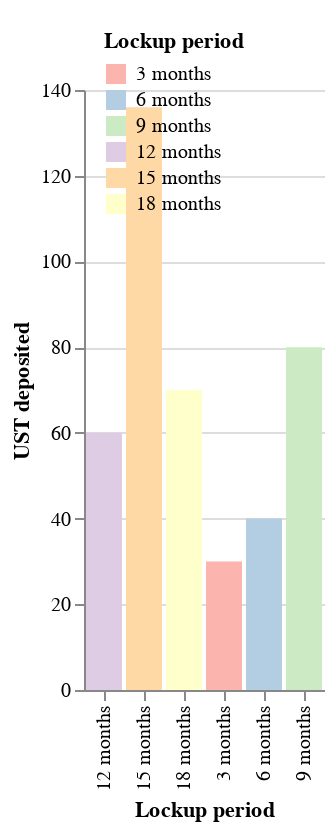

Notebook code cell kept with this figure:
### Code cell
pie_ust_chart = alt.Chart(last_duration_amount).mark_bar().encode(
    y=alt.Y(field="UST deposited", type="quantitative"),
    x=alt.X(field="Lockup period", type="nominal"),
    color=alt.Color("Lockup period",
            sort=['3 months','6 months',
                              '9 months','12 months',
                              '15 months','18 months'],
            scale=alt.Scale(scheme='pastel1'),
            legend=alt.Legend(
            orient='none',
            padding=10,
            legendY=-40,
            direction='vertical')),
    tooltip=["UST deposited","Lockup period"]
).configure_view(strokeOpacity=0)
pie_ust_chart

### Figure 1 — Vega-Lite specification as saved in the notebook (floating-point values rounded to 4 significant figures)
{"config": {"view": {"continuousWidth": 400, "continuousHeight": 300, "strokeOpacity": 0}}, "data": {"name": "data-2290367663b2b15b13a168216dcd1736"}, "mark": "bar", "encoding": {"color": {"field": "Lockup period", "legend": {"direction": "vertical", "legendY": -40, "orient": "none", "padding": 10}, "scale": {"scheme": "pastel1"}, "sort": ["3 months", "6 months", "9 months", "12 months", "15 months", "18 months"], "type": "nominal"}, "tooltip": [{"field": "UST deposited", "type": "quantitative"}, {"field": "Lockup period", "type": "nominal"}], "x": {"field": "Lockup period", "type": "nominal"}, "y": {"field": "UST deposited", "type": "quantitative"}}, "$schema": "https://vega.github.io/schema/vega-lite/v4.17.0.json", "datasets": {"data-2290367663b2b15b13a168216dcd1736": [{"Lockup period": "3 months", "UST deposited": 30}, {"Lockup period": "6 months", "UST deposited": 40}, {"Lockup period": "9 months", "UST deposited": 80}, {"Lockup period": "12 months", "UST deposited": 60}, {"Lockup period": "15 months", "UST deposited": 136}, {"Lockup period": "18 months", "UST deposited": 70}]}}
